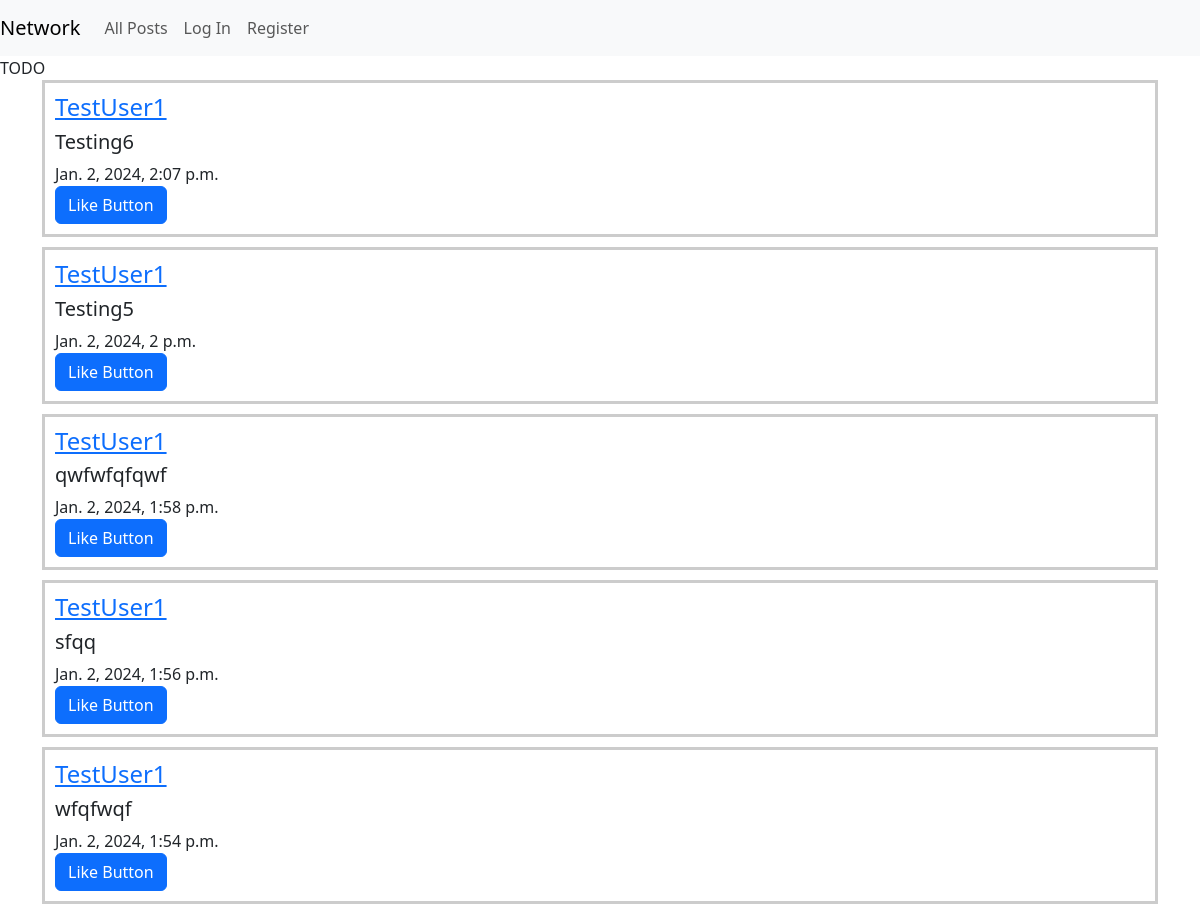
Before: / (upper part) with the older database file.
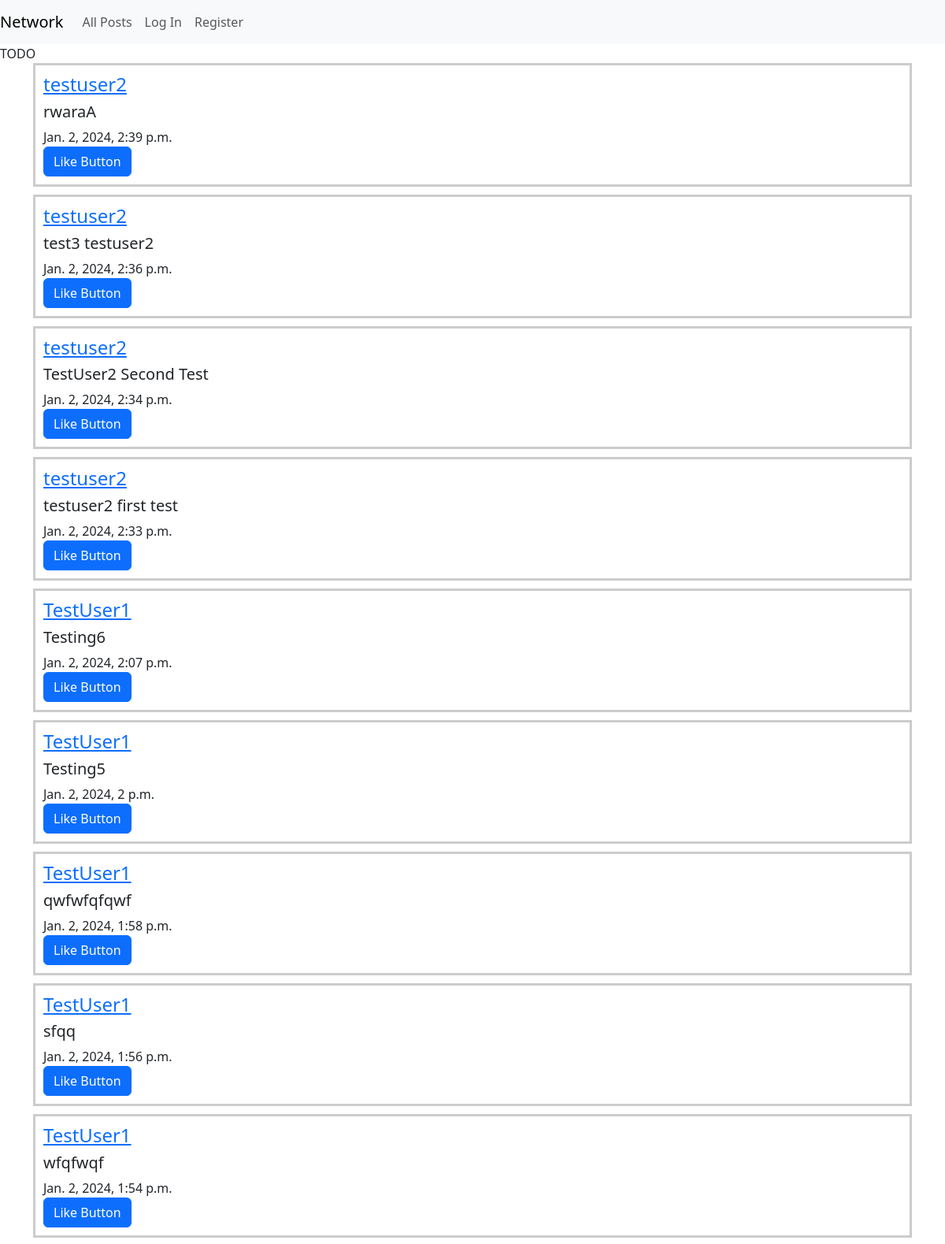
After: the same page with the newer database file.
### network/models.py (models this page shows)
class Posts(models.Model):
    user = models.ForeignKey(User, on_delete=models.CASCADE)
    content = models.CharField(max_length=140)
    date = models.DateTimeField(auto_now_add=True)
    def __str__(self):
        return f"Made by {self.user} on {self.date}. Contents: {self.content}"

class User(AbstractUser):
    pass

### network/views.py (the view)
# urls.py: path("", views.index, name="index"),
def index(request):
    all_posts = Posts.objects.all()
    print(all_posts)
    return render(request, "network/index.html", {"all_posts": all_posts})

### network/templates/network/index.html (shortened to what this page needs)
{% extends "network/layout.html" %}
{% block body %}
    TODO
    <div class="container">
        <div class="all-posts" id="all-posts">
        {% for post in all_posts reversed %}
            <div class="fake-post">
                <h4><a href="{% url 'profile' post.user.id %}">{{ post.user }}</a></h4>
                <h5 class="mt-2">{{ post.content }}</h5>
                {{ post.date }} <br>
                <button class="btn btn-primary">Like Button</button>
            </div>
        {% endfor %}
        </div>
    </div>
{% endblock %}

Changed rows visible on the page:
added Posts: user "testuser2", content "rwaraA", date "Jan. 2, 2024, 2:39 p.m."
added Posts: user "testuser2", content "test3 testuser2", date "Jan. 2, 2024, 2:36 p.m."
added Posts: user "testuser2", content "TestUser2 Second Test", date "Jan. 2, 2024, 2:34 p.m."
added Posts: user "testuser2", content "testuser2 first test", date "Jan. 2, 2024, 2:33 p.m."
